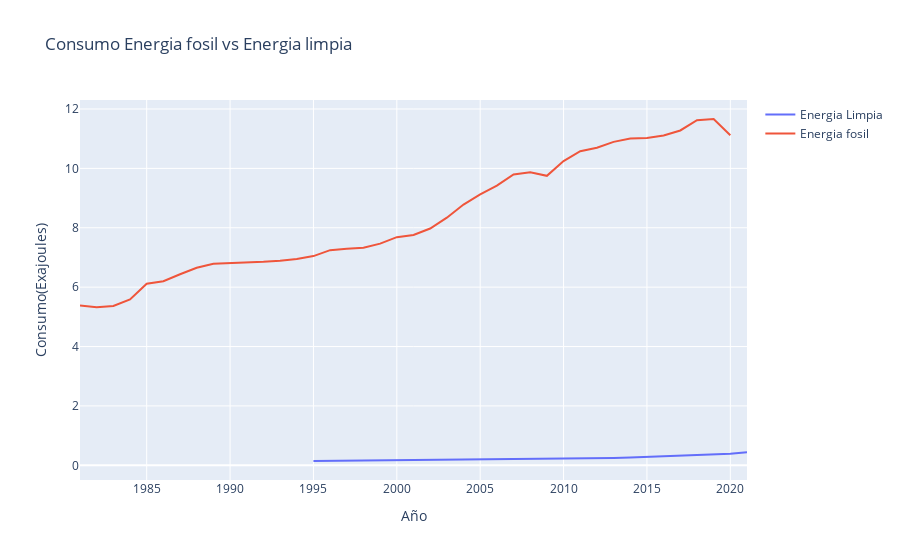

Source (notebook cell):
### Code cell
fig = go.Figure()
fig.add_trace(go.Scatter(x=todas_lim_año.index, y=todas_lim_año['total_consumo'],
                    mode='lines',
                    name='Energia Limpia' ))
fig.add_trace(go.Scatter(x=ene_fosil_consumo_total_año.index, y=ene_fosil_consumo_total_año['Total_Consumo'],
                    mode='lines',
                    name='Energia fosil'))
fig.update_layout(title='Consumo Energia fosil vs Energia limpia',
                   xaxis_title='Año',
                   yaxis_title='Consumo(Exajoules)')
#st.plotly(fig, use_container_width=True)
fig.show()

### Figure 1 — Plotly figure (JSON) as saved in the notebook; plotly's stock layout.template omitted (floating-point values rounded to 4 significant figures)
{"data": [{"mode": "lines", "name": "Energia Limpia", "type": "scatter", "x": [1995, 1996, 1997, 1998, 1999, 2000, 2001, 2002, 2003, 2004, 2005, 2006, 2007, 2008, 2009, 2010, 2011, 2012, 2013, 2014, 2015, 2016, 2017, 2018, 2019, 2020, 2021], "y": [0.1453, 0.1503, 0.1506, 0.1538, 0.1601, 0.1647, 0.1687, 0.1735, 0.1719, 0.1814, 0.1852, 0.1913, 0.1946, 0.2028, 0.2085, 0.2232, 0.2286, 0.2308, 0.2461, 0.2617, 0.28, 0.2972, 0.3222, 0.3481, 0.3762, 0.3936, 0.4365]}, {"mode": "lines", "name": "Energia fosil", "type": "scatter", "x": [1981, 1982, 1983, 1984, 1985, 1986, 1987, 1988, 1989, 1990, 1991, 1992, 1993, 1994, 1995, 1996, 1997, 1998, 1999, 2000, 2001, 2002, 2003, 2004, 2005, 2006, 2007, 2008, 2009, 2010, 2011, 2012, 2013, 2014, 2015, 2016, 2017, 2018, 2019, 2020], "y": [5.382, 5.32, 5.364, 5.587, 6.118, 6.202, 6.435, 6.652, 6.789, 6.807, 6.816, 6.856, 6.89, 6.947, 7.046, 7.246, 7.296, 7.331, 7.466, 7.683, 7.756, 7.974, 8.34, 8.782, 9.121, 9.417, 9.797, 9.87, 9.749, 10.25, 10.58, 10.7, 10.89, 11.01, 11.02, 11.1, 11.28, 11.62, 11.66, 11.12]}], "layout": {"title": {"text": "Consumo Energia fosil vs Energia limpia"}, "xaxis": {"title": {"text": "Año"}}, "yaxis": {"title": {"text": "Consumo(Exajoules)"}}}}
